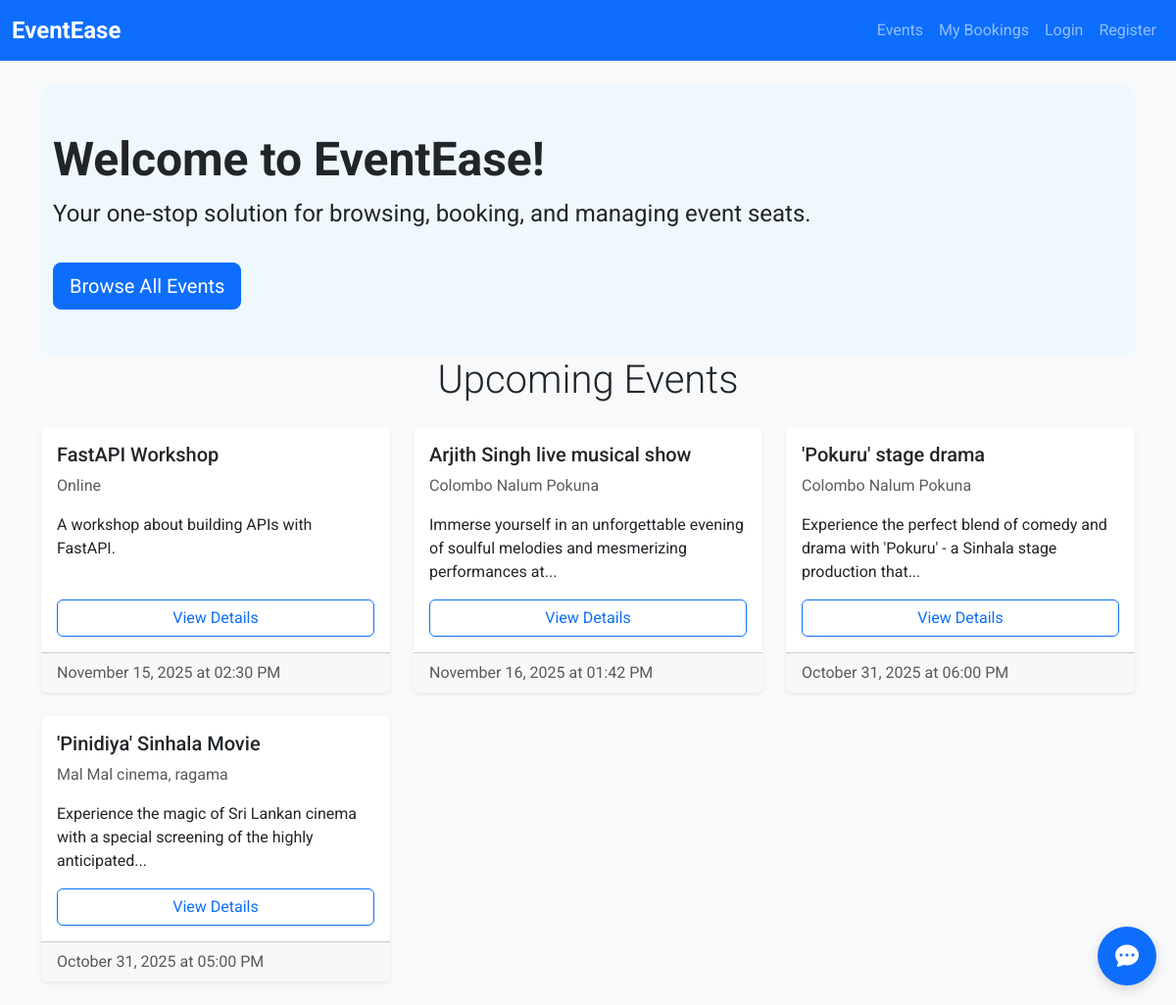
Before: / with the older database file.
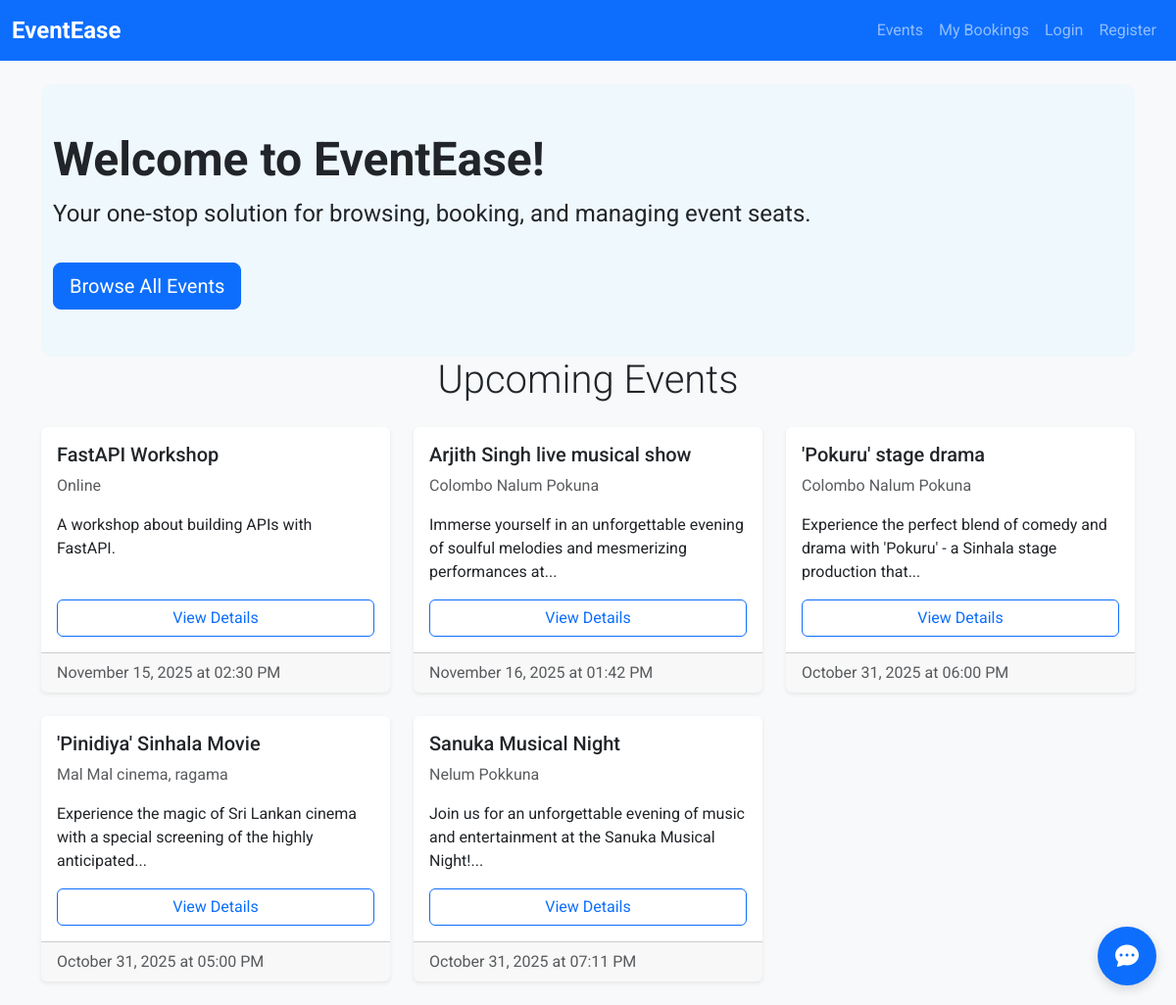
After: the same page with the newer database file.
### models.py (models this page shows)
class Event(Base):
    __tablename__ = "events"
    id = Column(Integer, primary_key=True, index=True)
    title = Column(String, index=True, nullable=False)
    description = Column(String)
    location = Column(String, nullable=False)
    date_time = Column(DateTime, nullable=False)
    total_seats = Column(Integer, nullable=False)
    available_seats = Column(Integer, nullable=False)
    creator_id = Column(Integer, ForeignKey("users.id"))
    creator = relationship("User", back_populates="events")
    bookings = relationship("Booking", back_populates="event")

### app.py (the view)
@app.get("/", include_in_schema=False)
def read_home(request: Request, db: Session = Depends(get_db)):
    events = event_crud.get_events(db, skip=0, limit=6)
    return templates.TemplateResponse(
        "home.html",
        {"request": request, "events": events} # Add events to context
    )

### templates/home.html (shortened to what this page needs)
{% extends "base.html" %}
{% block content %}
    <div class.="shadow-sm rounded-3 p-5 mb-4 text-center text-white"
         >
        <div class="container-fluid py-5" style="background-color: rgba(232, 247, 255, 0.5); border-radius: 10px;">
            <h1 class="display-5 fw-bold">Welcome to EventEase!</h1>
            <p class="fs-4">Your one-stop solution for browsing, booking, and managing event seats.</p>
            <a href="/events" class="btn btn-primary btn-lg mt-3">Browse All Events</a>
        </div>
    </div>
    <h2 class="display-6 text-center mb-4">Upcoming Events</h2>
    <div class="row">
        {% for event in events %}
        <div class="col-md-4 mb-4">
            <div class="card h-100 shadow-sm event-card">
                <div class="card-body d-flex flex-column">
                    <h5 class="card-title">{{ event.title }}</h5>
                    <p class="card-text text-muted">{{ event.location }}</p>
                    <p class="card-text">{{ event.description | truncate(100) }}</p>
                    <a href="/events/{{ event.id }}" class="btn btn-outline-primary mt-auto">View Details</a>
                </div>
                <div class="card-footer text-muted">
                    {{ event.date_time.strftime('%B %d, %Y at %I:%M %p') }}
                </div>
            </div>
        </div>
        {% else %}
        </div>
        <div class="col">
            <p class="text-center">No upcoming events. Please check back soon!</p>
        </div>
        {% endfor %}
    </div>
{% endblock %}

Changed rows visible on the page:
added Event: title "Sanuka Musical Night", location "Nelum Pokkuna", description "Join us for an unforgettable evening of music and entertainment at the Sanuka Musical Night!...", date_time "October 31, 2025 at 07:11 PM"
